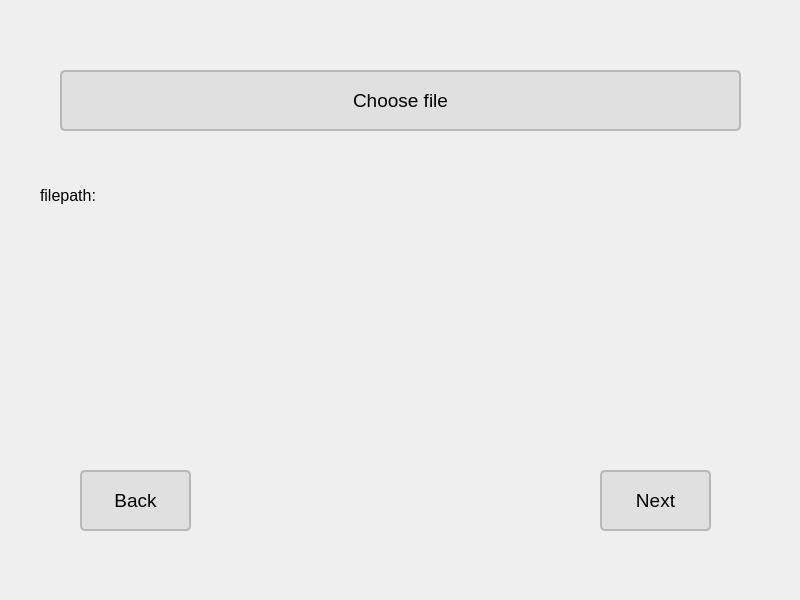
<?xml version="1.0" encoding="UTF-8"?>
<ui version="4.0">
 <class>ChooseFile</class>
 <widget class="QWidget" name="ChooseFile">
  <property name="geometry">
   <rect>
    <x>0</x>
    <y>0</y>
    <width>800</width>
    <height>600</height>
   </rect>
  </property>
  <property name="windowTitle">
   <string>Form</string>
  </property>
  <property name="styleSheet">
   <string notr="true"/>
  </property>
  <widget class="QLabel" name="filepath_label">
   <property name="geometry">
    <rect>
     <x>40</x>
     <y>170</y>
     <width>741</width>
     <height>51</height>
    </rect>
   </property>
   <property name="font">
    <font>
     <pointsize>12</pointsize>
    </font>
   </property>
   <property name="text">
    <string>filepath:</string>
   </property>
  </widget>
  <widget class="QPushButton" name="choose_btn">
   <property name="geometry">
    <rect>
     <x>60</x>
     <y>70</y>
     <width>681</width>
     <height>61</height>
    </rect>
   </property>
   <property name="font">
    <font>
     <pointsize>14</pointsize>
    </font>
   </property>
   <property name="styleSheet">
    <string notr="true">QPushButton {
    background-color: rgb(224, 224, 224);
    border-radius: 5px;
    border: 2px solid rgb(184, 184, 184);
    padding: 6px;
}

QPushButton:hover {
    background-color: rgb(200, 200, 200);
    border: 2px solid rgb(154, 154, 154);
}</string>
   </property>
   <property name="text">
    <string>Choose file</string>
   </property>
  </widget>
  <widget class="QPushButton" name="back_btn">
   <property name="geometry">
    <rect>
     <x>80</x>
     <y>470</y>
     <width>111</width>
     <height>61</height>
    </rect>
   </property>
   <property name="font">
    <font>
     <pointsize>14</pointsize>
    </font>
   </property>
   <property name="styleSheet">
    <string notr="true">QPushButton {
    background-color: rgb(224, 224, 224);
    border-radius: 5px;
    border: 2px solid rgb(184, 184, 184);
    padding: 6px;
}

QPushButton:hover {
    background-color: rgb(200, 200, 200);
    border: 2px solid rgb(154, 154, 154);
}</string>
   </property>
   <property name="text">
    <string>Back</string>
   </property>
  </widget>
  <widget class="QPushButton" name="next_btn">
   <property name="geometry">
    <rect>
     <x>600</x>
     <y>470</y>
     <width>111</width>
     <height>61</height>
    </rect>
   </property>
   <property name="font">
    <font>
     <pointsize>14</pointsize>
    </font>
   </property>
   <property name="styleSheet">
    <string notr="true">QPushButton {
    background-color: rgb(224, 224, 224);
    border-radius: 5px;
    border: 2px solid rgb(184, 184, 184);
    padding: 6px;
}

QPushButton:hover {
    background-color: rgb(200, 200, 200);
    border: 2px solid rgb(154, 154, 154);
}</string>
   </property>
   <property name="text">
    <string>Next</string>
   </property>
  </widget>
 </widget>
 <resources/>
 <connections/>
</ui>
